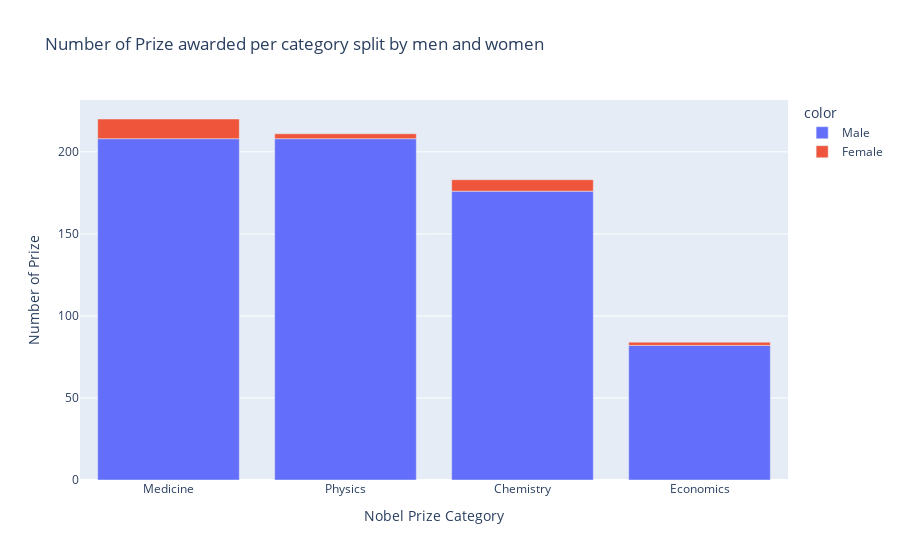

Notebook code cell kept with this figure:
### Code cell
""""
Adding a visual analysis, specifically the split bar graph would better show us how men and women performed in terms of awards per category

I choose to visualize the above analysis, to clearly see on the bar graph, the awards each gender obtained per category.
To realise this, I choose to have category feature on the X-axis and Prize awarded or won feature on the Y-axis. 
I also choose to distinguish each sex by color, bringing in the element of two colors to show each sex awards visually as in the code below; 
Blue for Men and Red for Women.
"""


bar_split = px.bar(
    x = cat_men_women.category,
    y = cat_men_women.prize,
    color=cat_men_women.sex,
    title='Number of Prize awarded per category split by men and women',
    height=500,    
                  )

bar_split.update_layout(
    xaxis_title='Nobel Prize Category',
    yaxis_title='Number of Prize'
                       )
bar_split.show()

### Figure 1 — Plotly figure (JSON) as saved in the notebook; plotly's stock layout.template omitted (floating-point values rounded to 4 significant figures)
{"data": [{"alignmentgroup": "True", "hovertemplate": "color=Male<br>x=%{x}<br>y=%{y}<extra></extra>", "legendgroup": "Male", "marker": {"color": "#636efa", "pattern": {"shape": ""}}, "name": "Male", "offsetgroup": "Male", "orientation": "v", "showlegend": true, "textposition": "auto", "type": "bar", "x": ["Medicine", "Physics", "Chemistry", "Economics"], "xaxis": "x", "y": [208, 208, 176, 82], "yaxis": "y"}, {"alignmentgroup": "True", "hovertemplate": "color=Female<br>x=%{x}<br>y=%{y}<extra></extra>", "legendgroup": "Female", "marker": {"color": "#EF553B", "pattern": {"shape": ""}}, "name": "Female", "offsetgroup": "Female", "orientation": "v", "showlegend": true, "textposition": "auto", "type": "bar", "x": ["Medicine", "Chemistry", "Physics", "Economics"], "xaxis": "x", "y": [12, 7, 3, 2], "yaxis": "y"}], "layout": {"autosize": true, "barmode": "relative", "legend": {"title": {"text": "color"}, "tracegroupgap": 0}, "title": {"text": "Number of Prize awarded per category split by men and women"}, "xaxis": {"anchor": "y", "autorange": true, "domain": [0, 1], "range": [-0.5, 3.5], "title": {"text": "Nobel Prize Category"}, "type": "category"}, "yaxis": {"anchor": "x", "autorange": true, "domain": [0, 1], "range": [0, 231.6], "title": {"text": "Number of Prize"}, "type": "linear"}}}
